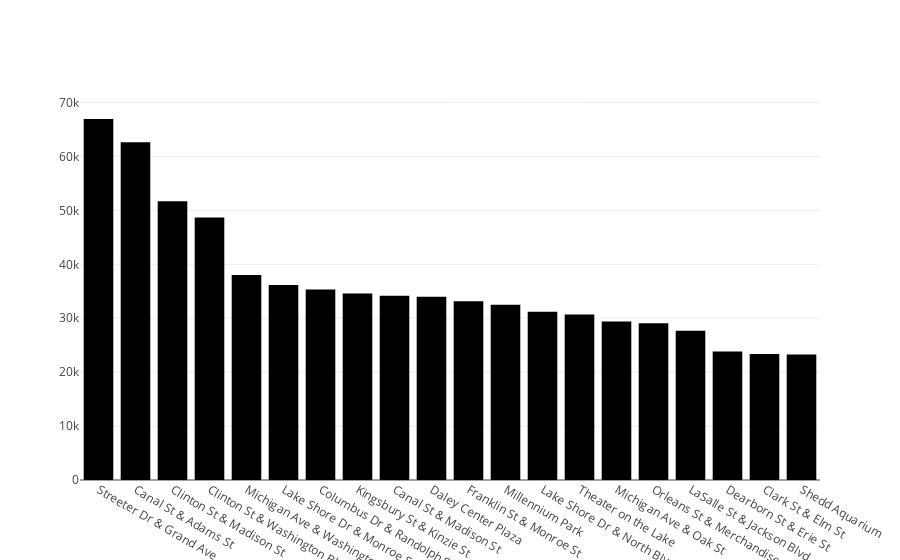

The cell this chart's notebook holds for it:
### Code cell
fig = go.Figure(go.Bar(x = top20['start_station_name'], y = top20['value']))
fig.show()

### Figure 1 — Plotly figure (JSON) as saved in the notebook; plotly's stock layout.template omitted (floating-point values rounded to 4 significant figures)
{"data": [{"type": "bar", "x": ["Streeter Dr & Grand Ave", "Canal St & Adams St", "Clinton St & Madison St", "Clinton St & Washington Blvd", "Michigan Ave & Washington St", "Lake Shore Dr & Monroe St", "Columbus Dr & Randolph St", "Kingsbury St & Kinzie St", "Canal St & Madison St", "Daley Center Plaza", "Franklin St & Monroe St", "Millennium Park", "Lake Shore Dr & North Blvd", "Theater on the Lake", "Michigan Ave & Oak St", "Orleans St & Merchandise Mart Plaza", "LaSalle St & Jackson Blvd", "Dearborn St & Erie St", "Clark St & Elm St", "Shedd Aquarium"], "y": [66944, 62654, 51692, 48669, 38029, 36174, 35342, 34589, 34188, 33968, 33125, 32483, 31203, 30679, 29374, 29082, 27665, 23829, 23368, 23282]}], "layout": {"autosize": true, "xaxis": {"autorange": true, "range": [-0.5, 19.5], "type": "category"}, "yaxis": {"autorange": true, "range": [0, 70470.0], "type": "linear"}}}
